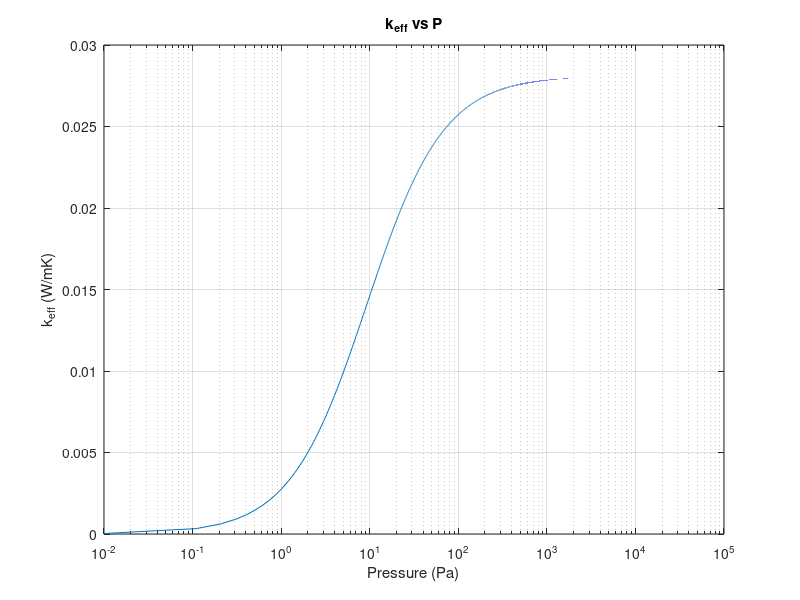
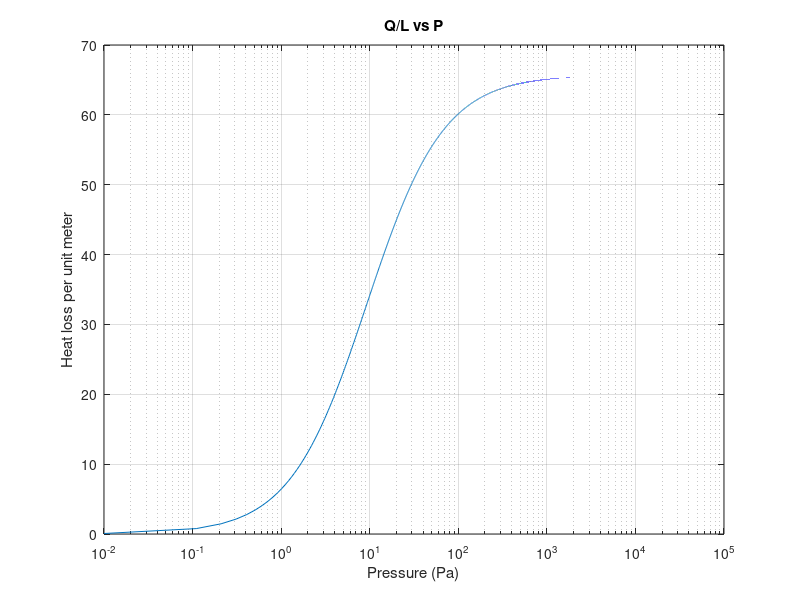

Here is the MATLAB script that generated these plots, in order: (Note: this script raises an error after producing the figures.)
% Written by Matheus da Silva

% Number 1
% Plotting the effective thermal conductivity vs pressure
% First I need to calculate mean free path
P = 10^(-2):.1:10^(5);
y = (1.381 * 10^(-23)*328)./(sqrt(2)*pi*P*(3.5*10^(-10))^2);
k_eff = 0.0281*(1+((2-0.9)*((9*1.0063)/0.7192-5)*y)./(0.9*(1.4+1)...
    *log(.047/.040))*(1/.047+1/.04)).^(-1);
%Plot
figure
semilogx(P,k_eff)
grid on
xlabel('Pressure (Pa)')
xlim([10^(-2) 10^5])
ylabel('k_e_f_f (W/mK)')
title('k_e_f_f vs P')

%second part    c
q_l = (2*pi*k_eff*(85-25))./log(47/40);
% Plotting
figure
semilogx(P,q_l)
grid on
xlabel('Pressure (Pa)')
xlim([10^(-2) 10^5])
ylabel('Heat loss per unit meter')
title('Q/L vs P')

% Number 2 
x = xlsread('HW4','A:A');
y = xlsread('HW4','B:B');
%plot now
figure
semilogx(x,y)
grid on
xlabel(' Wavelength \mum')
ylabel('Reflectance')
title('Black chrome on dull nickel after 30 day humidity test')


% Number 3
% Need to find solar absorbptance
s = xlsread('ASTMG173');
b = s(:,1)*10^-3; % makes it into micrometers, gets xaxis
c = s(:,2); % gets y axis
q = trapz(b,c); %gets integral of q, from last homework
t = xlsread('HW4'); %pull data from above
x1 = t(:,1); 
y1 = t(:,2);
A = 1 - y1; % alpha = 1 - rho
z = interp1(x1,A,b,'spline'); %interpolates A
k = z .* c;
k_int = trapz(b,k);
a = k_int / q; %Solar absorbption is 0.93

% Number 4
% Basically doing the same concept, but now it's not with a black body
T = 293:10:823;
E_b = (5.67*10^(-8) .* T.^4);










